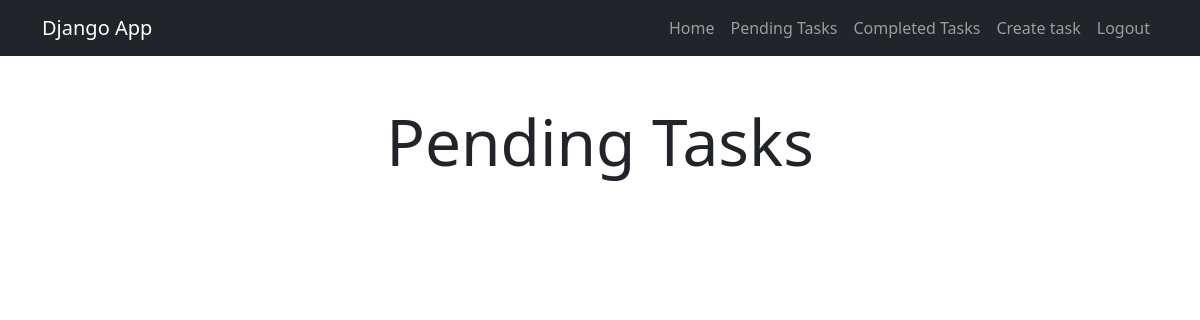
Page /tasks/ (signed in) on the earlier database version.
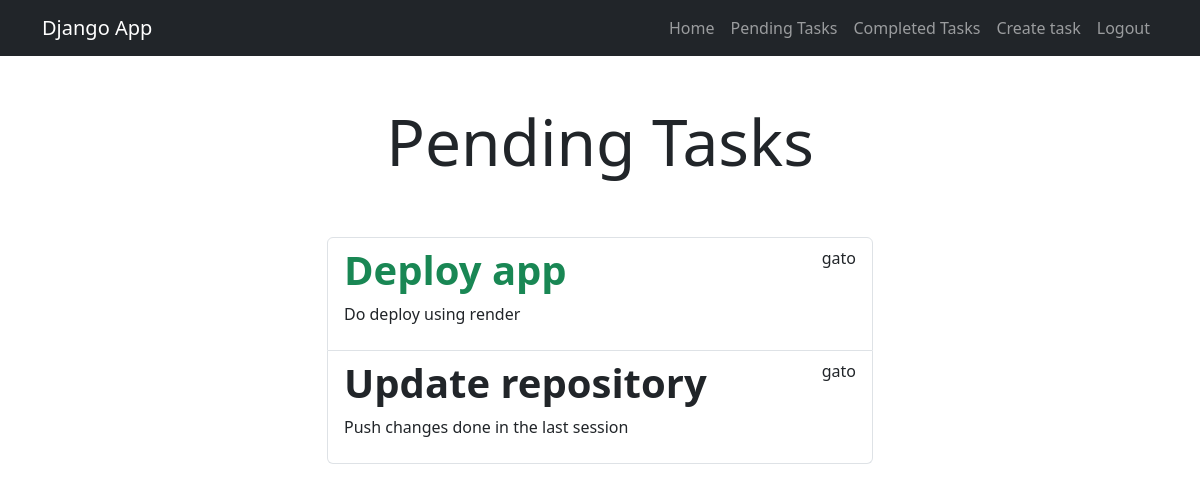
Same page on the later database version.
### tasks/models.py (models this page shows, shortened)
class Task(models.Model):
    title = models.CharField(max_length=200)
    description = models.TextField(blank=True)
    created = models.DateTimeField(auto_now_add=True) # auto_now_add=True: When the object is created, the date is saved by default
    date_completed = models.DateTimeField(null=True, blank=True)
    important = models.BooleanField(default=False)
    user = models.ForeignKey(User, on_delete=models.CASCADE)

### tasks/views.py (the view)
# urls.py: path('', include('tasks.urls')),
@login_required
def tasks(request):
    tasks = Task.objects.filter(user_id=request.user.id, date_completed__isnull=True)
    return render(request, 'tasks.html', {
        'tasks': tasks,
        'title': 'Pending Tasks'
    })

### tasks/templates/tasks.html (shortened to what this page needs)
{% extends 'base.html' %}
{% block content %}
<main class="container">
    <div class="row">
        <div class="col-md-6 offset-md-3">
            <h1 class="text-center display-3 py-5">{{ title }}</h1>
            <ul class="list-group">
                {% for task in tasks %}
                    <a href="{% url 'task_detail' task.id %}" class="list-group-item">
                        <header class="d-flex justify-content-between">
                            {% if task.important %}
                            <h1 class="fw-bold text-success">{{ task.title }}</h1>
                            {% else %}
                            <h1 class="fw-bold">{{ task.title }}</h1>
                            {% endif %}
                            <p>{{ task.user.username }}</p>
                        </header>
                        <p>{{ task.description }}</p>
                    </a>
                {% endfor %}
            </ul>
        </div>
    </div>
</main>
{% endblock %}

### tasks/templates/base.html (shortened to what this page needs)
<!DOCTYPE html>
<html lang="en">
<head>
    <link rel="stylesheet" href="https://cdn.jsdelivr.net/npm/bootstrap@5.3.0/dist/css/bootstrap.min.css">
</head>
<body>
    <nav class="navbar navbar-expand-lg bg-dark navbar-dark">
        <div class="container">
          <a class="navbar-brand" href="{% url 'home' %}">Django App</a>
          <div class="collapse navbar-collapse" id="navbarNav">
            <ul class="navbar-nav ms-auto">
                <li class="nav-item">
                    <a href="{% url 'home' %}" class="nav-link">Home</a>
                </li>
                {% if user.is_authenticated %}
                <li class="nav-item">
                    <a href="{% url 'tasks' %}" class="nav-link">Pending Tasks</a>
                </li>
                <li class="nav-item">
                    <a href="{% url 'tasks_completed' %}" class="nav-link">Completed Tasks</a>
                </li>
                <li class="nav-item">
                    <a href="{% url 'create_task' %}" class="nav-link">Create task</a>
                </li>
                <li class="nav-item">
                    <a href="{% url 'logout' %}" class="nav-link">Logout</a>
                </li>
                {% endif %}
            </ul>
          </div>
        </div>
      </nav>
    {% block content %}
    {% endblock %}
</body>
</html>

Differences in the rows shown:
added Task: title "Deploy app", user.username "gato", description "Do deploy using render"
added Task: title "Update repository", user.username "gato", description "Push changes done in the last session"
